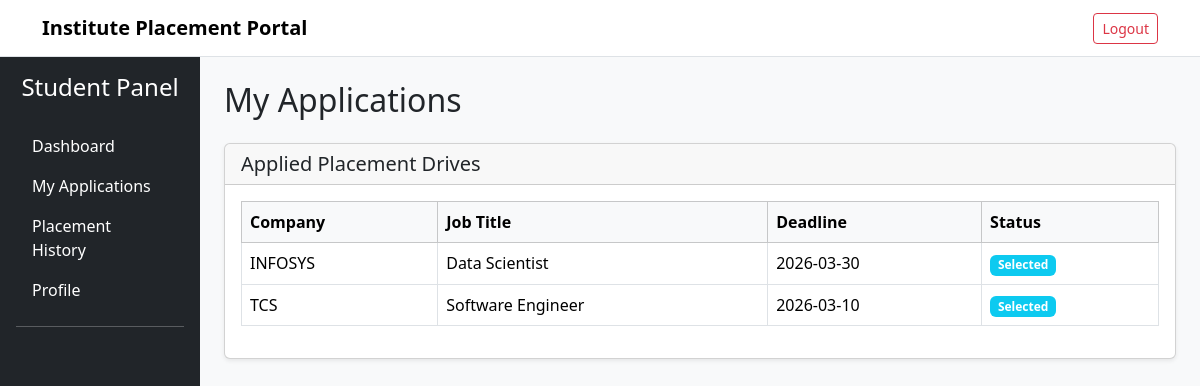
The app's page /student/my-applications (signed in) with its own data.
### app/models/application.py (models this page shows, shortened)
class Application(db.Model):
    __tablename__ = "applications"
    __table_args__ = (
        db.UniqueConstraint(
            "student_id",
            "drive_id",
            name="unique_application",
        ),
        db.CheckConstraint(
            f"status IN ('{APPLICATION_APPLIED}', "
            f"'{APPLICATION_SHORTLISTED}', "
            f"'{APPLICATION_SELECTED}', "
            f"'{APPLICATION_REJECTED}')",
            name="valid_application_status",
        ),
    )
    id = db.Column(db.Integer, primary_key=True)
    student_id = db.Column(
        db.Integer,
        db.ForeignKey("students.id", ondelete="CASCADE"),
        nullable=False,
        index=True,
    )
    drive_id = db.Column(
        db.Integer,
        db.ForeignKey("placement_drives.id", ondelete="CASCADE"),
        nullable=False,
        index=True,
    )
    status = db.Column(
        db.String(20),
        nullable=False,
        default=APPLICATION_APPLIED,
    )
    applied_at = db.Column(
        db.DateTime,
        nullable=False,
        server_default=db.func.current_timestamp(),
    )
    student = db.relationship(
        "Student",
        back_populates="applications",
        passive_deletes=True,
    )
    drive = db.relationship(
        "PlacementDrive",
        back_populates="applications",
        passive_deletes=True,
    )

### app/models/company.py (models this page shows, shortened)
class Company(db.Model):
    __tablename__ = "companies"
    __table_args__ = (
        db.CheckConstraint(
            f"approval_status IN ('{COMPANY_PENDING}', "
            f"'{COMPANY_APPROVED}', "
            f"'{COMPANY_REJECTED}')",
            name="valid_company_status",
        ),
    )
    id = db.Column(db.Integer, primary_key=True)
    user_id = db.Column(
        db.Integer,
        db.ForeignKey("users.id", ondelete="CASCADE"),
        nullable=False,
        unique=True,
        index=True,
    )
    company_name = db.Column(db.String(150), nullable=False, index=True)
    hr_email = db.Column(db.String(120), nullable=False)
    website = db.Column(db.String(255), nullable=True)
    approval_status = db.Column(
        db.String(20),
        nullable=False,
        default=COMPANY_PENDING,
    )
    is_blacklisted = db.Column(
        db.Boolean,
        nullable=False,
        default=False,
    )
    created_at = db.Column(
        db.DateTime,
        nullable=False,
        server_default=db.func.current_timestamp(),
    )
    approved_at = db.Column(
        db.DateTime,
        nullable=True,
    )
    user = db.relationship(
        "User",
        backref=db.backref("company", uselist=False),
        passive_deletes=True,
    )
    drives = db.relationship(
        "PlacementDrive",
        back_populates="company",
        cascade="all, delete-orphan",
    )

### app/models/placement_drive.py (models this page shows, shortened)
class PlacementDrive(db.Model):
    __tablename__ = "placement_drives"
    __table_args__ = (
        db.CheckConstraint(
            f"status IN ("
            f"'{DRIVE_PENDING}', "
            f"'{DRIVE_APPROVED}', "
            f"'{DRIVE_REJECTED}', "
            f"'{DRIVE_CLOSED}'"
            f")",
            name="valid_drive_status",
        ),
    )
    id = db.Column(db.Integer, primary_key=True)
    company_id = db.Column(
        db.Integer,
        db.ForeignKey("companies.id", ondelete="CASCADE"),
        nullable=False,
        index=True,
    )
    job_title = db.Column(db.String(150), nullable=False)
    job_description = db.Column(db.Text, nullable=False)
    eligibility_criteria = db.Column(db.String(200), nullable=False)
    application_deadline = db.Column(db.Date, nullable=False)
    status = db.Column(
        db.String(20),
        nullable=False,
        default=DRIVE_PENDING,
    )
    created_at = db.Column(
        db.DateTime,
        nullable=False,
        server_default=db.func.current_timestamp(),
    )
    approved_at = db.Column(
        db.DateTime,
        nullable=True,
    )
    company = db.relationship(
        "Company",
        back_populates="drives",
        passive_deletes=True,
    )
    applications = db.relationship(
        "Application",
        back_populates="drive",
        cascade="all, delete-orphan",
    )

### app/blueprints/student/routes.py (the view)
@student_bp.route("/my-applications")
@login_required
@student_required
def my_applications_view():
    student = current_user.student
    applications = ApplicationService.get_student_applications(student.id)
    return render_template(
        "student/my_applications.html",
        applications=applications,
    )

### app/extensions.py (called while the page is built)
@login_manager.user_loader #This decorator tells Flask-Login that this function will be used to load a user given their ID. When a user logs in, their ID is stored in the session. For subsequent requests, Flask-Login will call this function with the stored user ID to retrieve the user object from the database.
def load_user(user_id):
    from app.models.user import User
    return User.query.get(int(user_id))

### app/services/application_service.py (called while the page is built)
    @staticmethod
    def get_student_applications(student_id):
        return (
            Application.query
            .filter_by(student_id=student_id)
            .order_by(Application.id.desc())
            .all()
        )

### app/templates/student/my_applications.html (shortened to what this page needs)
{% extends "student/layout.html" %}
{% block student_content %}
<h2 class="mb-4">My Applications</h2>
<div class="card shadow-sm">
    <div class="card-header">
        <h5 class="mb-0">Applied Placement Drives</h5>
    </div>
    <div class="card-body">
        {% if applications %}
        <table class="table table-bordered table-hover">
            <thead class="table-light">
                <tr>
                    <th>Company</th>
                    <th>Job Title</th>
                    <th>Deadline</th>
                    <th>Status</th>
                </tr>
            </thead>
            <tbody>
                {% for application in applications %}
                <tr>
                    <td>{{ application.drive.company.company_name }}</td>
                    <td>{{ application.drive.job_title }}</td>
                    <td>{{ application.drive.application_deadline }}</td>
                    <td>
                        <span class="badge bg-info">
                            {{ application.status |capitalize}}
                        </span>
                    </td>
                </tr>
                {% endfor %}
            </tbody>
        </table>
        {% else %}
        <p class="text-muted">
            You have not applied to any placement drives yet.
        </p>
        {% endif %}
    </div>
</div>
{% endblock %}

### records on screen
Application: drive.company.company_name "INFOSYS", drive.job_title "Data Scientist", drive.application_deadline "2026-03-30", status "Selected"
Application: drive.company.company_name "TCS", drive.job_title "Software Engineer", drive.application_deadline "2026-03-10", status "Selected"
